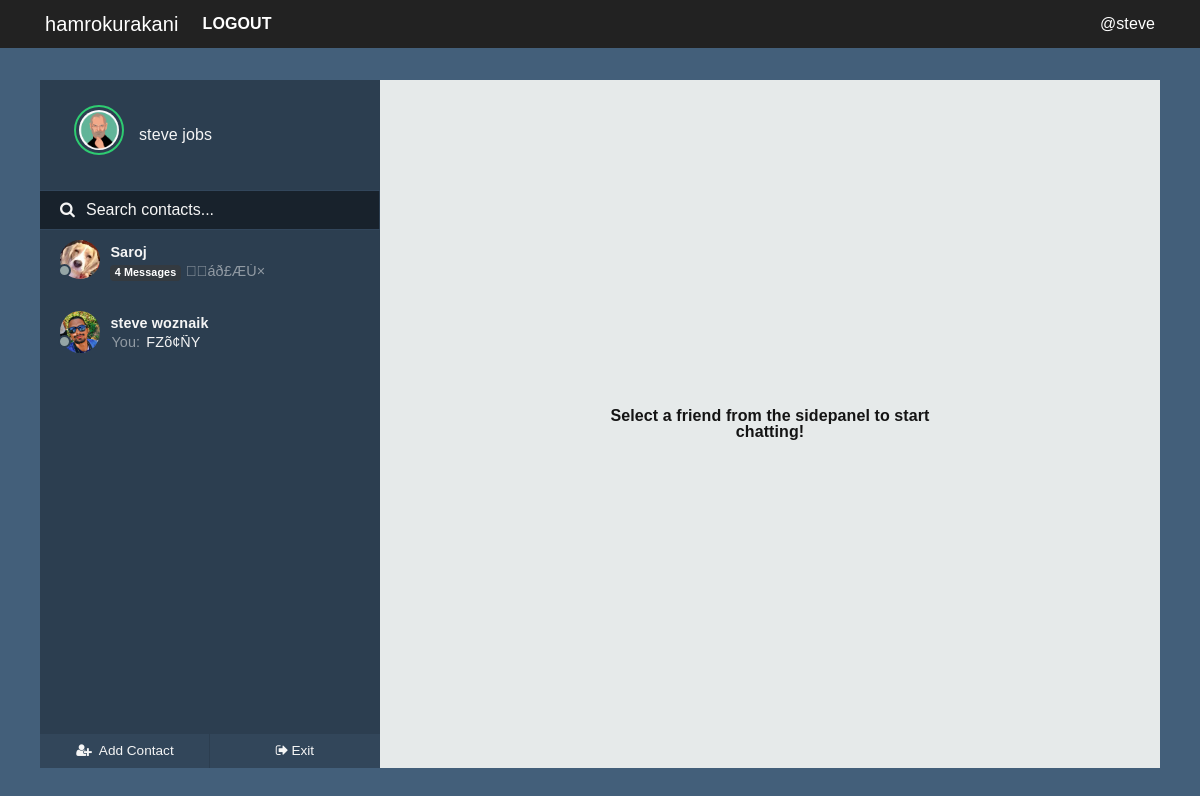
The app's page /chats (signed in), older data.
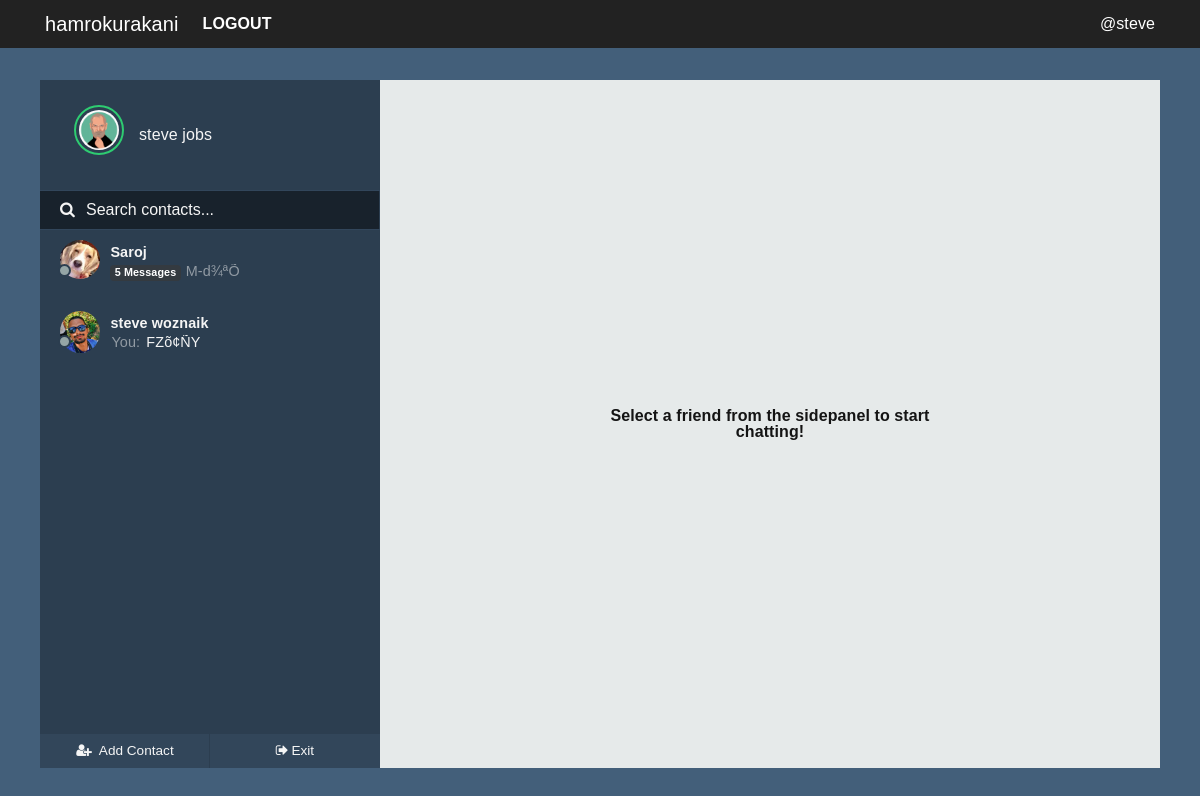
The same page, newer data.
### hamrokurakani/models.py (models this page shows, shortened)
class User(UserMixin, db.Model):
    id = db.Column(db.Integer, primary_key=True)
    fullname = db.Column(db.String(20), unique=True, nullable=False)
    username = db.Column(db.String(15), unique=True, nullable=False)
    email = db.Column(db.String(120), unique=True, nullable=False)
    password = db.Column(db.String(60), nullable=False)
    image_file = db.Column(db.String(20), nullable=False, default='default.jpg')
    joined = db.Column(db.DateTime, nullable=False, default=datetime.now)
    messages_sent = db.relationship('Message', foreign_keys='Message.sender_id', backref='author', lazy='dynamic')
    messages_received = db.relationship('Message', foreign_keys='Message.recipient_id', backref='recipient', lazy='dynamic')
    last_seen = db.Column(db.DateTime, default=datetime.now)
    last_message_read_time = db.Column(db.DateTime, default=datetime.now)

class Message(db.Model):
    id = db.Column(db.Integer, primary_key=True)
    message = db.Column(db.String(140), index=True)
    sender_id = db.Column(db.Integer, db.ForeignKey('user.id'))
    recipient_id = db.Column(db.Integer, db.ForeignKey('user.id'))
    timestamp = db.Column(db.DateTime, index=True, default=datetime.now)
    is_seen = db.Column(db.Boolean, default=False)

### hamrokurakani/chat/routes.py (the view)
@chyat.route('/chats')
@login_required
def chats():
    my_messages = Message.query.filter_by(recipient_id=current_user.id)
    messengers = [message.author.id for message in my_messages]
    senders = [User.query.get(sender) for sender in set(messengers)]
    return render_template('chat/users.html', senders=senders)

### hamrokurakani/admin/routes.py (called while the page is built)
@login_manager.user_loader
def load_user(user_id):
    return User.query.get(user_id)

### hamrokurakani/core/filters.py (called while the page is built)
@core.app_template_filter('isactive')
def is_active(lastmessagereadtime):
    currenttime = datetime.now()
    lastread = lastmessagereadtime
    diff = abs(currenttime-lastread)
    second_diff = diff.seconds
    day_diff = diff.days
    if day_diff <= 0 and second_diff < 60:
        message = "active now"
        return message
    elif day_diff <= 0 and second_diff < 3600:
        m = int(second_diff / 60)
        if m == 1:
            message = "active 1m ago"
            return message
        elif m <= 10:
            message = "active " + str(m) + "m ago"
            return message
        else:
            message = "offline"
            return message
    else:
        message = "offline"
        return message

@core.app_template_filter('newmessages')
def new_message_badge(sender):
    counts = Message.query.filter_by(
        recipient_id=current_user.id, sender_id=sender.id, is_seen=False).count()
    return counts

### hamrokurakani/templates/chat/users.html (shortened to what this page needs)
{% extends "chat/nav.html" %}
{% block content %}
<div id="frame">
    <div id="sidepanel">
        <div id="profile">
            <div class="wrap">
                <img id="profile-img" src="{{ url_for('static', filename='profilepics/' + current_user.image_file) }}"
                    class="online" />
                <p>{{ current_user.fullname }}</p>
            </div>
        </div>
        <div id="search">
            <label for=""><i class="fa fa-search" aria-hidden="true"></i></label>
            <input type="text" placeholder="Search contacts..." />
        </div>
        <div id="contacts">
            <ul>
                {% for sender in senders %}
                <li class="contact">
                    <a class="noblue" href="{{ url_for('chat.chatwith', user=sender.username) }}">
                        <div class="wrap">
                            {% if sender.last_message_read_time | isactive == 'offline' %}
                            <span class="contact-status"></span>
                            {% else %}
                            <span class="contact-status online"></span>
                            {% endif %}
                            <img src="{{ url_for('static', filename='profilepics/' + sender.image_file) }}" />
                            <div class="meta">
                                <p class="name">{{ sender.fullname }} </p>
                                {% if sender | lastmessageauthor == current_user %}
                                <p class="preview">
                                    <span>You: </span> {{ sender | lastmessage }}</p>
                                {% else %}
                                <p class="preview">
                                    {% if sender | newmessages > 0 %}
                                    <small class="badge badge-dark mb-1"><b> {{ sender | newmessages }}
                                            Messages</b></small>
                                    {% endif %}
                                    <span>{{ sender | lastmessage }}</span></p>
                                {% endif %}
                            </div>
                        </div>
                    </a>
                </li>
                {% endfor %}
            </ul>
        </div>
        <div id="bottom-bar">
            <button id="addcontact">
                <ul>
                    <li>
                        <a href="#PeopleToMessage" data-toggle="modal" data-target="#PeopleToMessage" class="noblue">
                            <i class="fa fa-user-plus fa-fw" aria-hidden="true"></i> <span>Add Contact</span></a></li>
                </ul>
            </button>
            <button id="settings">
                <ul>
                    <li><a href="{{ url_for('chat.home') }}" class="noblue">
                            <i class="fa fa-sign-out" aria-hidden="true"></i><span>Exit</span></a></li>
                </ul>
            </button>
        </div>
    </div>
    <div class="content">
        <div class="select-info">
            <p>Select a friend from the sidepanel to start chatting!</p>
        </div>
    </div>
</div>
{% endblock content %}

Row changes from the older to the newer data that the page shows:
changed User "Saroj": sender "4" → "5"; message "\u0019áð£ÆÚ×" → "M-d¾ªÕ\u0013"
